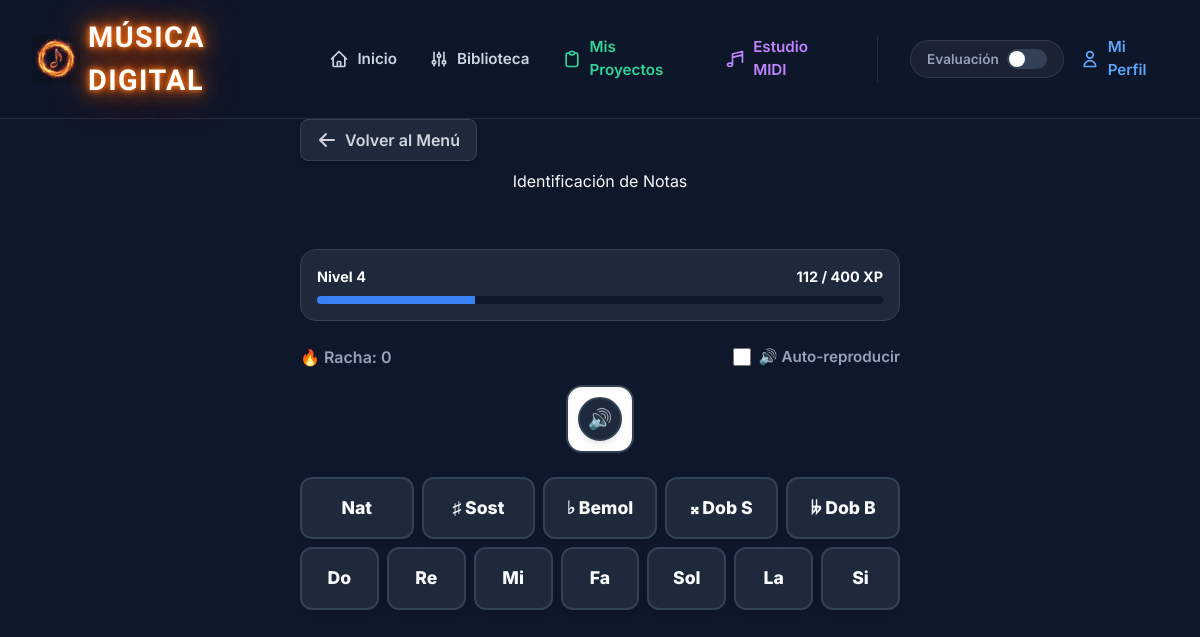
The page /juego/notas/ (signed in) on the database its author committed.
### trainer/models.py (models this page shows, shortened)
class Game(models.Model):
    slug = models.SlugField(unique=True)
    name = models.CharField(max_length=100)
    description = models.TextField()
    order = models.IntegerField(default=1)
    recommended_accuracy = models.IntegerField(default=0)
    recommended_attempts = models.IntegerField(default=0)

class Score(models.Model):
    user = models.ForeignKey(User, on_delete=models.CASCADE, related_name='scores')
    game = models.ForeignKey(Game, on_delete=models.CASCADE)
    level = models.IntegerField(default=1)
    total_points = models.IntegerField(default=0)
    max_streak = models.IntegerField(default=0)
    current_streak = models.IntegerField(default=0)
    correct_answers = models.IntegerField(default=0)
    total_answers = models.IntegerField(default=0)
    class Meta:
        unique_together = ('user', 'game')
    @property
    def level_info(self):
        thresholds = [0, 100, 300, 600, 1000, 1500, 2100, 2800, 3600, 4500]
        xp = self.total_points
        level = 1
        for i, threshold in enumerate(thresholds):
            if xp < threshold:
                break
            level = i + 1
        if level <= len(thresholds) - 1:
            current_level_base = thresholds[level - 1]
            next_level_base = thresholds[level]
        else:
            current_level_base = thresholds[-1] + (level - len(thresholds)) * 1000
            next_level_base = current_level_base + 1000
        xp_in_level = xp - current_level_base
        xp_needed = next_level_base - current_level_base
        progress_percentage = min(100, int((xp_in_level / xp_needed) * 100))
        return {
            'level': level,
            'xp_in_level': xp_in_level,
            'xp_needed': xp_needed,
            'progress_percentage': progress_percentage
        }

### trainer/views.py (the view)
# urls.py: path('juego/notas/', views.trainer_notas, name='trainer_notas'),
@login_required
def trainer_notas(request):
    game = get_object_or_404(Game, slug='notas')
    score, _ = Score.objects.get_or_create(user=request.user, game=game)
    context = {'game': game, 'score': score}
    return render(request, 'trainer/trainer_notas.html', context)

### templates/trainer/trainer_notas.html (shortened to what this page needs)
{% extends 'base.html' %}
{% block content %}
<div class="trainer-container">
    <div class="top-nav">
        <a href="{% url 'entrenador_index' %}" class="inline-flex items-center gap-2 px-4 py-2 bg-slate-800 hover:bg-slate-700 border border-slate-700 hover:border-slate-600 text-gray-300 hover:text-white rounded-lg font-semibold transition-all shadow-md">
            <svg xmlns="http://www.w3.org/2000/svg" class="h-5 w-5" viewBox="0 0 20 20" fill="currentColor">
                <path fill-rule="evenodd" d="M9.707 16.707a1 1 0 01-1.414 0l-6-6a1 1 0 010-1.414l6-6a1 1 0 011.414 1.414L5.414 9H17a1 1 0 110 2H5.414l4.293 4.293a1 1 0 010 1.414z" clip-rule="evenodd" />
            </svg>
            Volver al Menú
        </a>
    </div>
    <div style="text-align: center;">
        <h2 style="margin-bottom: 0.5rem;">{{ game.name }}</h2>
        <div id="feedback-msg"></div>
    </div>
    <div class="progress-container">
        <div class="progress-labels">
            <span>Nivel <span id="ui-level">{{ score.level_info.level }}</span></span>
            <span><span id="ui-xp">{{ score.level_info.xp_in_level }}</span> / <span id="ui-xp-needed">{{ score.level_info.xp_needed }}</span> XP</span>
        </div>
        <div class="progress-track">
            <div id="ui-progress-bar" class="progress-fill" style="width: {{ score.level_info.progress_percentage }}%;"></div>
        </div>
    </div>
    <div class="status-bar" style="align-items: center;">
        <div>🔥 Racha: <span id="streak-counter">{{ score.current_streak }}</span></div>
        <div style="display: flex; align-items: center; gap: 0.5rem; font-size: 0.95rem;">
            <input type="checkbox" id="autoplay-audio" style="cursor: pointer; width: 1.1rem; height: 1.1rem;">
            <label for="autoplay-audio" style="cursor: pointer; font-weight: 600; user-select: none;">🔊 Auto-reproducir</label>
        </div>
    </div>
    <div style="position: relative;">
        <button id="btn-replay-note" class="btn" style="position: absolute; bottom: 12px; right: 12px; padding: 0; border-radius: 50%; background: var(--surface); border: 2px solid var(--border); box-shadow: 0 4px 6px -1px rgba(0,0,0,0.1); width: 44px; height: 44px; display: flex; align-items: center; justify-content: center; z-index: 10; font-size: 1.25rem; transition: all 0.2s;" title="Escuchar nota" onmouseover="this.style.borderColor='var(--primary)'; this.style.transform='scale(1.05)';" onmouseout="this.style.borderColor='var(--border)'; this.style.transform='scale(1)';">
            🔊
        </button>
    </div>
    <div style="display: flex; flex-direction: column; gap: 0.5rem; width: 100%; max-width: 600px;">
        <div class="accidental-grid">
            <button class="btn-input btn-acc" data-acc="n">Nat</button>
            <button class="btn-input btn-acc" data-acc="#">♯ Sost</button>
            <button class="btn-input btn-acc" data-acc="b">♭ Bemol</button>
            <button class="btn-input btn-acc" data-acc="##">𝄪 Dob S</button>
            <button class="btn-input btn-acc" data-acc="bb">𝄫 Dob B</button>
        </div>
        <div class="notes-grid">
            <button class="btn-input btn-note" data-note="c">Do</button>
            <button class="btn-input btn-note" data-note="d">Re</button>
            <button class="btn-input btn-note" data-note="e">Mi</button>
            <button class="btn-input btn-note" data-note="f">Fa</button>
            <button class="btn-input btn-note" data-note="g">Sol</button>
            <button class="btn-input btn-note" data-note="a">La</button>
            <button class="btn-input btn-note" data-note="b">Si</button>
        </div>
    </div>
</div>
{% endblock %}

### templates/base.html (style rules this page uses)
:root { --primary: #3b82f6; --primary-hover: #2563eb; --bg: #0f172a; --surface: #1e293b; --text: #f8fafc; --text-secondary: #94a3b8; --success: #10b981; --danger: #ef4444; --border: #334155; }
body { font-family: 'Inter', sans-serif; background-color: var(--bg); color: var(--text); line-height: 1.5; min-height: 100vh; display: flex; flex-direction: column; }
.btn { display: inline-flex; align-items: center; justify-content: center; padding: 0.75rem 1.5rem; border-radius: 0.5rem; font-weight: 600; cursor: pointer; transition: all 0.2s; border: none; text-decoration: none; font-size: 1rem; }

### templates/trainer/trainer_notas.html (style rules this page uses)
.trainer-container { display: flex; flex-direction: column; align-items: center; gap: 1.5rem; }
.top-nav { width: 100%; max-width: 600px; margin-bottom: -1rem; }
.status-bar { display: flex; justify-content: space-between; width: 100%; max-width: 600px; font-weight: 600; color: var(--text-secondary); margin-bottom: -0.5rem; }
.progress-container { width: 100%; max-width: 600px; background: var(--surface); padding: 1rem; border-radius: 1rem; border: 1px solid var(--border); }
.progress-labels { display: flex; justify-content: space-between; font-weight: bold; margin-bottom: 0.5rem; color: var(--text); font-size: 0.9rem; }
.progress-track { width: 100%; background: var(--bg); height: 8px; border-radius: 4px; overflow: hidden; }
.progress-fill { height: 100%; background: var(--primary); transition: width 0.3s ease; }
.accidental-grid { display: grid; grid-template-columns: repeat(5, 1fr); gap: 0.5rem; max-width: 600px; width: 100%; }
.notes-grid { display: grid; grid-template-columns: repeat(7, 1fr); gap: 0.5rem; max-width: 600px; width: 100%; }
.btn-input { padding: 1rem 0.5rem; font-size: 1.1rem; border-radius: 0.75rem; background: var(--surface); border: 2px solid var(--border); color: var(--text); font-weight: 800; cursor: pointer; transition: all 0.1s; box-shadow: 0 4px 6px -1px rgba(0, 0, 0, 0.1); text-align: center; }
#feedback-msg { height: 1.5rem; font-weight: 600; text-align: center; width: 100%; }

### rows shown on the page
Game: name "Identificación de Notas"
Score: level_info.level "4", level_info.xp_in_level "112", level_info.xp_needed "400", current_streak "0"
